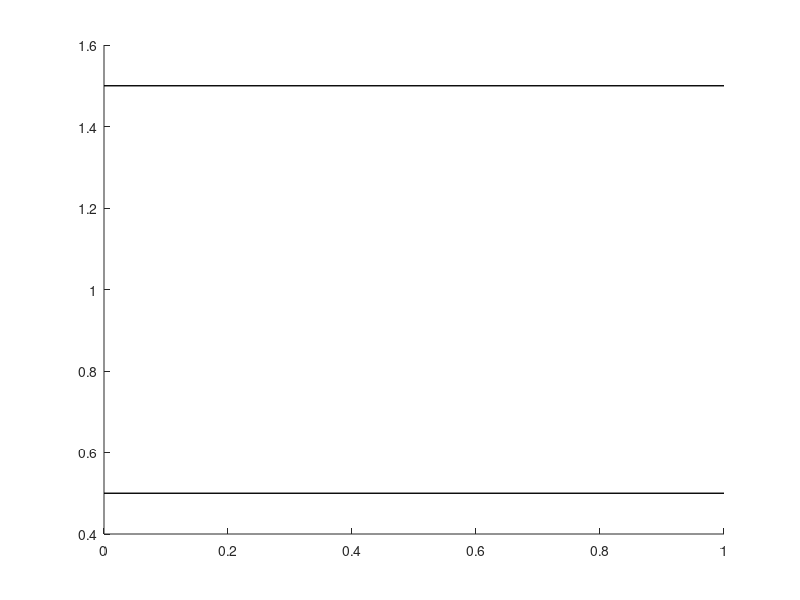

This chart was generated by the following MATLAB code:
function make_lines_horizontal(line_pos, colorcode, linewidth)
%
% make_lines_horizontal(line_pos,colorcode,linewidth);
%

%if nargin == 0;  help( mfilename ); return; end;

if ~exist( 'line_pos', 'var' ) || isempty( line_pos );
    ylimits = get(gca,'ylim');
    line_pos = round( [ylimits(1):ylimits(2)] );
end;

if ~exist('colorcode', 'var'); colorcode = 'k'; end;
if ~exist('linewidth', 'var'); linewidth = 1; end;

xlim = get(gca, 'xlim');
hold on;
for i = 1:length( line_pos );
  hold on;
  plot( [xlim(1) xlim(2)], 0.5+line_pos(i)*[1 1], '-',...
	'LineWidth', linewidth,...
	'Color', colorcode); 
end;
hold off;
